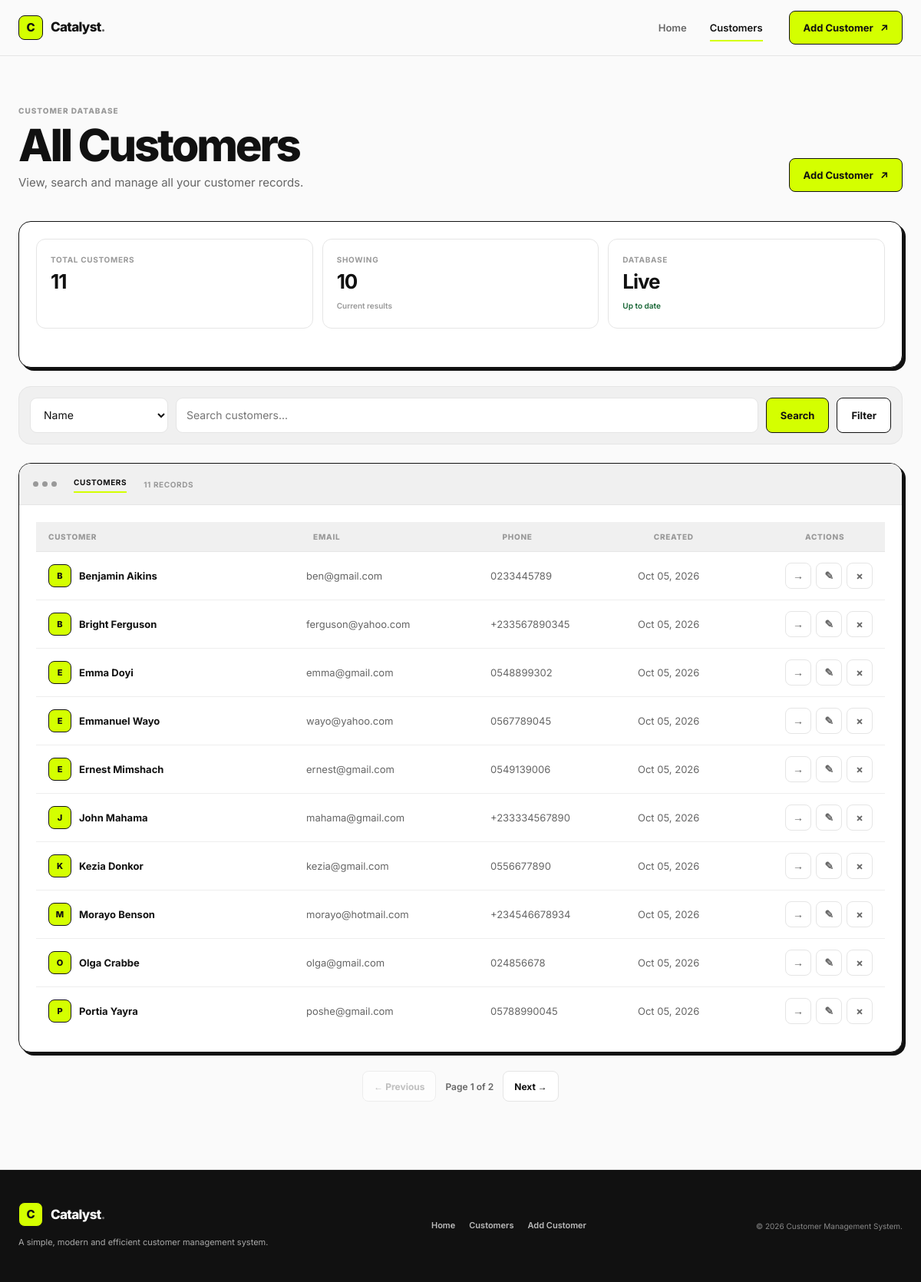
Screenshot of /customers/list/ with the database file from the repository.
### customer_app/models.py (models this page shows, shortened)
class Customer(models.Model):
    name = models.CharField(max_length=100)
    email = models.EmailField(unique=True)
    phone = models.CharField(max_length=50)
    address = models.CharField(max_length=200)
    created_at = models.DateTimeField(auto_now_add=True)
    class Meta:
        ordering = ['name']

### customer_app/views.py (the view)
# urls.py: path('list/', views.CustomerListView.as_view(), name='customer_list'),
class CustomerListView(ListView):
    model = Customer
    template_name = "customer_app/customer_list.html"
    context_object_name = "customers"
    paginate_by = 10
    def get_queryset(self):
        queryset = super().get_queryset()
        field = self.request.GET.get('field', '')
        query = self.request.GET.get('q', '').strip()
        if field in SEARCH_FIELDS and query:
            lookup = f'{field}__icontains' if field in PARTIAL_MATCH_FIELDS else f'{field}__iexact'
            queryset = queryset.filter(**{lookup: query})
        return queryset
    def get_context_data(self, **kwargs):
        context = super().get_context_data(**kwargs)
        context['search_fields'] = SEARCH_FIELDS
        context['current_field'] = self.request.GET.get('field', '')
        context['current_query'] = self.request.GET.get('q', '')
        context['total_count'] = Customer.objects.count()
        return context

### customer_app/templates/customer_app/customer_list.html (shortened to what this page needs)
{% extends "base.html" %}
{% block body_class %}
inner page-list
{% endblock %}
{% block content %}
<section class="page">
  <div class="container">
    <div class="page-head">
      <div>
        <span class="eyebrow">
          Customer database
        </span>
        <h1>
          All Customers
        </h1>
        <p class="page-sub">
          View, search and manage all your customer records.
        </p>
      </div>
      <div class="page-head-actions">
        <a href="{% url 'customer_app:customer_create' %}" class="btn btn-acid">
          Add Customer
          <span aria-hidden="true">↗</span>
        </a>
      </div>
    </div>
    <div class="dashboard-frame stat-strip">
      <div class="dashboard-body">
        <div class="dash-stats">
          <div class="dash-stat-card">
            <span class="dash-stat-label">
              Total Customers
            </span>
            <strong class="dash-stat-value">
              {{ total_count }}
            </strong>
          </div>
          <div class="dash-stat-card">
            <span class="dash-stat-label">
              Showing
            </span>
            <strong class="dash-stat-value">
              {{ customers|length }}
            </strong>
            <span class="dash-stat-change">
              Current results
            </span>
          </div>
          <div class="dash-stat-card">
            <span class="dash-stat-label">
              Database
            </span>
            <strong class="dash-stat-value">
              Live
            </strong>
            <span class="dash-stat-change positive">
              Up to date
            </span>
          </div>
        </div>
      </div>
    </div>
    <form method="get" action="{% url 'customer_app:customer_list' %}" class="search-bar">
      <select name="field" class="input" aria-label="Search field">
        {% for field in search_fields %}
        <option value="{{ field }}" {% if field == current_field %}selected{% endif %}>
          {{ field|title }}
        </option>
        {% endfor %}
      </select>
      <input type="search" name="q" value="{{ current_query }}" class="input" placeholder="Search customers..."
        aria-label="Search customers">
      <button type="submit" class="btn btn-acid">
        Search
      </button>
      {% if current_query %}
      <a href="{% url 'customer_app:customer_list' %}" class="btn btn-ghost">
        Clear
      </a>
      {% else %}
      <button type="submit" class="btn btn-ghost">
        Filter
      </button>
      {% endif %}
    </form>
    <div class="dashboard-frame customer-table-frame">
      <div class="dashboard-toolbar">
        <div class="dashboard-dots">
          <span></span>
          <span></span>
          <span></span>
        </div>
        <div class="dashboard-toolbar-tabs">
          <span class="toolbar-tab active">
            Customers
          </span>
          <span class="toolbar-tab">
            {{ total_count }} records
          </span>
        </div>
      </div>
      <div class="dashboard-body dashboard-table-body">
        <div class="dash-table">
          <div class="dash-table-row head">
            <div class="dash-cell">
              Customer
            </div>
            <div class="dash-cell">
              Email
            </div>
            <div class="dash-cell">
              Phone
            </div>
            <div class="dash-cell">
              Created
            </div>
            <div class="dash-cell">
              Actions
            </div>
          </div>
          {% for customer in customers %}
          <div class="dash-table-row">
            <div class="dash-cell dash-cell-name" data-label="Customer">
              <span class="dash-cell-icon">
                {{ customer.name|first|upper }}
              </span>
              <a href="{% url 'customer_app:customer_detail' customer.pk %}">
                {{ customer.name }}
              </a>
            </div>
            <div class="dash-cell" data-label="Email">
              {% if customer.email %}
              {{ customer.email }}
              {% else %}
              <span class="muted-value">
                —
              </span>
              {% endif %}
            </div>
            <div class="dash-cell" data-label="Phone">
              {% if customer.phone %}
              {{ customer.phone }}
              {% else %}
              <span class="muted-value">
                —
              </span>
              {% endif %}
            </div>
            <div class="dash-cell" data-label="Created">
              {{ customer.created_at|date:"M d, Y" }}
            </div>
            <div class="dash-cell cell-actions" data-label="Actions">
              <a href="{% url 'customer_app:customer_detail' customer.pk %}" class="icon-btn"
                aria-label="View {{ customer.name }}" title="View">
                →
              </a>
              <a href="{% url 'customer_app:customer_update' customer.pk %}" class="icon-btn"
                aria-label="Edit {{ customer.name }}" title="Edit">
                ✎
              </a>
              <a href="{% url 'customer_app:customer_delete' customer.pk %}" class="icon-btn danger"
                aria-label="Delete {{ customer.name }}" title="Delete">
                ×
              </a>
            </div>
          </div>
          {% endfor %}
        </div>
      </div>
    </div>
    {% if is_paginated %}
    <nav class="pagination" aria-label="Customer pagination">
      {% if page_obj.has_previous %}
      <a href="?page={{ page_obj.previous_page_number }}{% if current_query %}&q={{ current_query|urlencode }}{% endif %}{% if current_field %}&field={{ current_field|urlencode }}{% endif %}"
        class="pagination-link">
        ← Previous
      </a>
      {% else %}
      <span class="pagination-link disabled">
        ← Previous
      </span>
      {% endif %}
      <span class="pagination-current">
        Page {{ page_obj.number }}
        of {{ page_obj.paginator.num_pages }}
      </span>
      {% if page_obj.has_next %}
      <a href="?page={{ page_obj.next_page_number }}{% if current_query %}&q={{ current_query|urlencode }}{% endif %}{% if current_field %}&field={{ current_field|urlencode }}{% endif %}"
        class="pagination-link">
        Next →
      </a>
      {% else %}
      <span class="pagination-link disabled">
        Next →
      </span>
      {% endif %}
    </nav>
    {% endif %}
  </div>
</section>
{% endblock %}

### templates/base.html (shortened to what this page needs)
{% load static %}
<!DOCTYPE html>
<html lang="en">
<head>
  <link rel="stylesheet" href="{% static 'css/style.css' %}">
</head>
<body class="{% block body_class %}{% endblock %}">
  <header class="site-header">
    <nav class="nav container">
      <a href="{% url 'customer_app:home' %}" class="brand">
        <span class="brand-mark">C</span>
        <span class="brand-name">Catalyst<span>.</span></span>
      </a>
      <div class="nav-links">
        <a href="{% url 'customer_app:home' %}"
          class="nav-link {% if request.resolver_match.url_name == 'home' %}active{% endif %}">
          Home
        </a>
        <a href="{% url 'customer_app:customer_list' %}"
          class="nav-link {% if request.resolver_match.url_name == 'customer_list' %}active{% endif %}">
          Customers
        </a>
        <a href="{% url 'customer_app:customer_create' %}" class="btn btn-acid nav-cta">
          Add Customer
          <span aria-hidden="true">↗</span>
        </a>
      </div>
    </nav>
  </header>
  <main id="main-content">
    {% block content %}
    {% endblock %}
  </main>
  <footer class="site-footer">
    <div class="container footer-inner">
      <div class="footer-brand">
        <a href="{% url 'customer_app:home' %}" class="brand footer-logo">
          <span class="brand-mark">C</span>
          <span class="brand-name">Catalyst<span>.</span></span>
        </a>
        <p>
          A simple, modern and efficient customer management system.
        </p>
      </div>
      <div class="footer-links">
        <a href="{% url 'customer_app:home' %}">
          Home
        </a>
        <a href="{% url 'customer_app:customer_list' %}">
          Customers
        </a>
        <a href="{% url 'customer_app:customer_create' %}">
          Add Customer
        </a>
      </div>
      <div class="footer-copy">
        &copy; {% now "Y" %} Customer Management System.
      </div>
    </div>
  </footer>
</body>
</html>

### rows the page displays
Customer: name|first "B", name "Benjamin Aikins", email "ben@gmail.com", phone "0233445789", created_at "Oct 05, 2026"
Customer: name|first "B", name "Bright Ferguson", email "ferguson@yahoo.com", phone "+233567890345", created_at "Oct 05, 2026"
Customer: name|first "E", name "Emma Doyi", email "emma@gmail.com", phone "0548899302", created_at "Oct 05, 2026"
Customer: name|first "E", name "Emmanuel Wayo", email "wayo@yahoo.com", phone "0567789045", created_at "Oct 05, 2026"
Customer: name|first "E", name "Ernest Mimshach", email "ernest@gmail.com", phone "0549139006", created_at "Oct 05, 2026"
Customer: name|first "J", name "John Mahama", email "mahama@gmail.com", phone "+233334567890", created_at "Oct 05, 2026"
Customer: name|first "K", name "Kezia Donkor", email "kezia@gmail.com", phone "0556677890", created_at "Oct 05, 2026"
Customer: name|first "M", name "Morayo Benson", email "morayo@hotmail.com", phone "+234546678934", created_at "Oct 05, 2026"
Customer: name|first "O", name "Olga Crabbe", email "olga@gmail.com", phone "024856678", created_at "Oct 05, 2026"
Customer: name|first "P", name "Portia Yayra", email "poshe@gmail.com", phone "05788990045", created_at "Oct 05, 2026"

### other values shown
{{ total_count }} "11"
{{ customers|length }} "10"
{{ page_obj.number }} "1"
{{ page_obj.paginator.num_pages }} "2"
form field field "Name"
